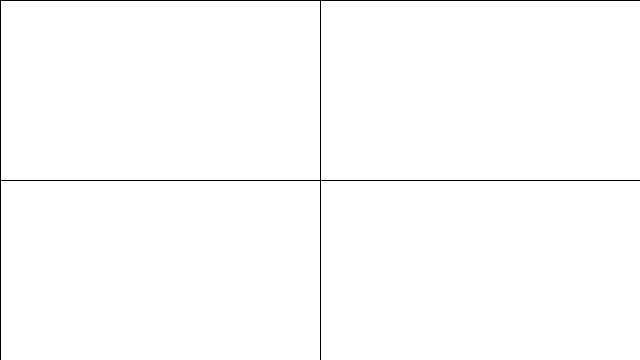
Frame 1 (no input)
Frame 60 (the mouse pressed at the canvas centre just before this capture): blank canvas, image omitted
Frame 120 (the mouse held since frame 60 and released just before this capture): blank canvas, image omitted

The Processing sketch that drew this single still picture (run headless with seeded random() and noise(); from frame 60 on, the mouse is pressed at the canvas centre):

// Processing sketch: Glowing_Rect
// ── Glowing_Rect.pde
float topLeft = 255;
float topRight = 255;
float bottomLeft = 255;
float bottomRight = 255;

float speed = 5;

void setup (){
  size(640,360);
}

void draw(){
  background(0);
  
  if(mouseX > 0 && mouseX < 320 && mouseY > 0 && mouseY < 180){
    topLeft = 255;
    fill(topLeft);
  }else if(mouseX > 320 && mouseX < 600 && mouseY > 0 && mouseY < 180){
    topRight = 255;
    fill(topRight);
  }if(mouseX > 0 && mouseX < 320 && mouseY > 180 && mouseY < 320){
    bottomLeft = 255;
    fill(bottomLeft);
  }if(mouseX > 320 && mouseX < 640 && mouseY > 180 && mouseY < 360 ){
    bottomRight = 255;
    fill(bottomRight);
  }
  
  fill(topLeft);
  topLeft -= speed;
  rect(0,0,320,180);
   
  fill(topRight);
  topRight -= speed;
  rect(320,0,320,180);
  
  fill(bottomLeft);
  bottomLeft -= speed;
  rect(0,180,320,180);
  
  fill(bottomRight);
  bottomRight -= speed;
  rect(320,180,320,180);
  
 
  
  
}
